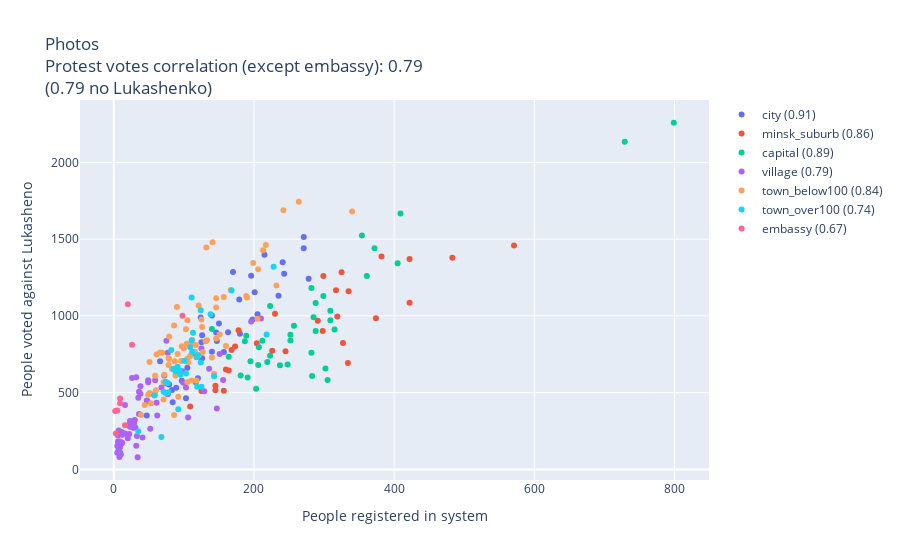

The code cell stored with this chart in its notebook:
### Code cell
protest_chart('photoVoices', 'Ballot photos in system')
